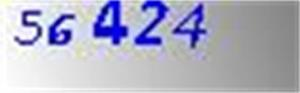
#> input picture captcha1.png, 300 x 93 px
$ python handle_captcha.py
#> lines starting #> are read from the running program, lines starting #| are printed output that depends on the picture
import pytesseract
from PIL import Image
from PIL import ImageEnhance
img_name = 'captcha1.png'
im = Image.open(img_name)
#> im is the input picture: PIL image 300x93 RGB; mean R, G, B 175.8, 176.2, 195
enhancer = ImageEnhance.Color(im)
enhancer = enhancer.enhance(0)
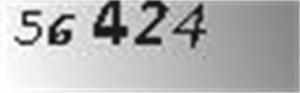
#> enhancer: PIL image 300x93 RGB; min 11, max 255, mean 178.3
enhancer = ImageEnhance.Brightness(enhancer)
enhancer = enhancer.enhance(2)
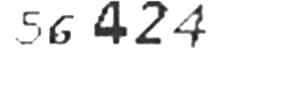
#> enhancer: PIL image 300x93 RGB; min 22, max 255, mean 241.7
enhancer = ImageEnhance.Contrast(enhancer)
enhancer = enhancer.enhance(8)
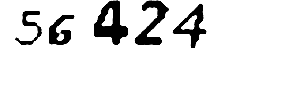
#> enhancer: PIL image 300x93 RGB; min 0, max 255, mean 231.7
enhancer = ImageEnhance.Sharpness(enhancer)
im = enhancer.enhance(20)
im.show()
#> (the run stopped early here; a loop or call above may not have finished)
